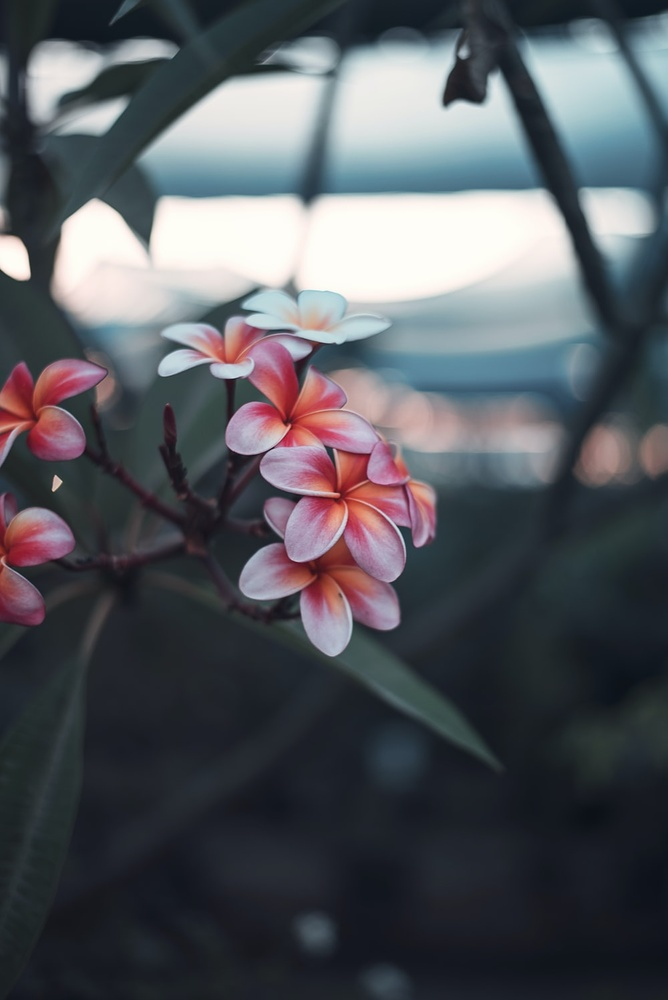
#> input picture flower.jfif, 668 x 1000 px, shrunk from 1000 x 1498 before the run, found by its file name
$ python ImageBrighten.py
#> lines starting #> are read from the running program, lines starting #| are printed output that depends on the picture
# Importing OpenCV
import cv2
# Importing numpy
import numpy as np
original = cv2.imread("photos/flower.jfif")
#> original is the input picture: shape (1000, 668, 3); mean B, G, R 93.3, 87.3, 84.3
img = original.copy()
# The function imshow displays
# an image in the specified window.
cv2.imshow("Before", original)
# The function brightens the specified image
Brightness_Matrix = np.ones(original.shape, dtype = "uint8") * 75
#The function print() displays the specified input to the screen
print(Brightness_Matrix)
#> (printed output is left out)
brightened_image = cv2.add(original, Brightness_Matrix)
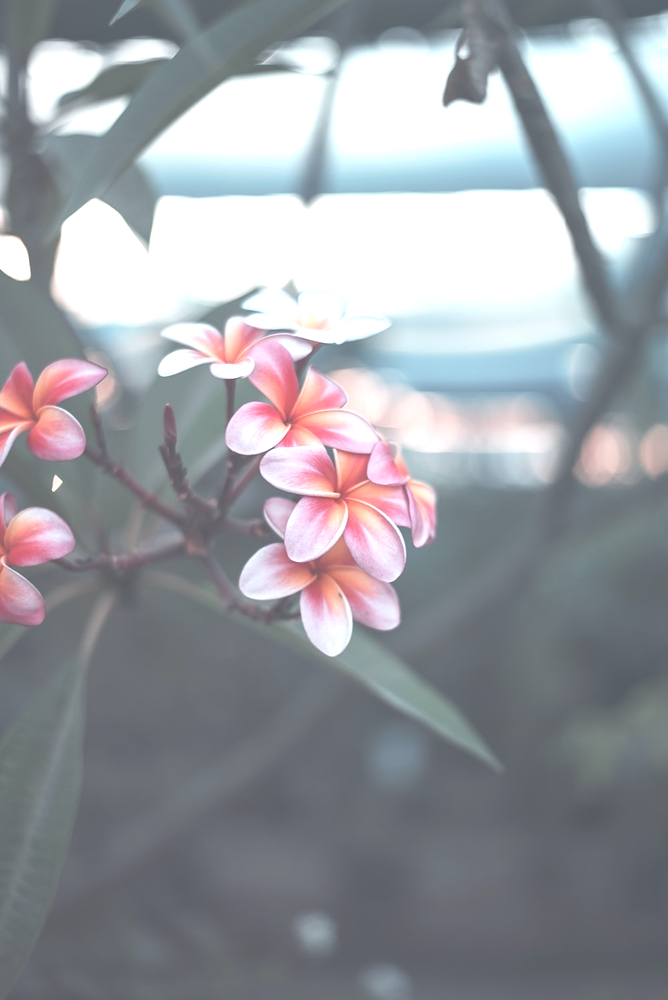
#> brightened_image: shape (1000, 668, 3); mean B, G, R 161.4, 155.3, 152.2
# The function imshow displays an image
# in the specified window
cv2.imshow("After",brightened_image)
# The function waitKey waits for
# a key event infinitely  or for
# delay milliseconds, when it is positive.
cv2.waitKey(0)
